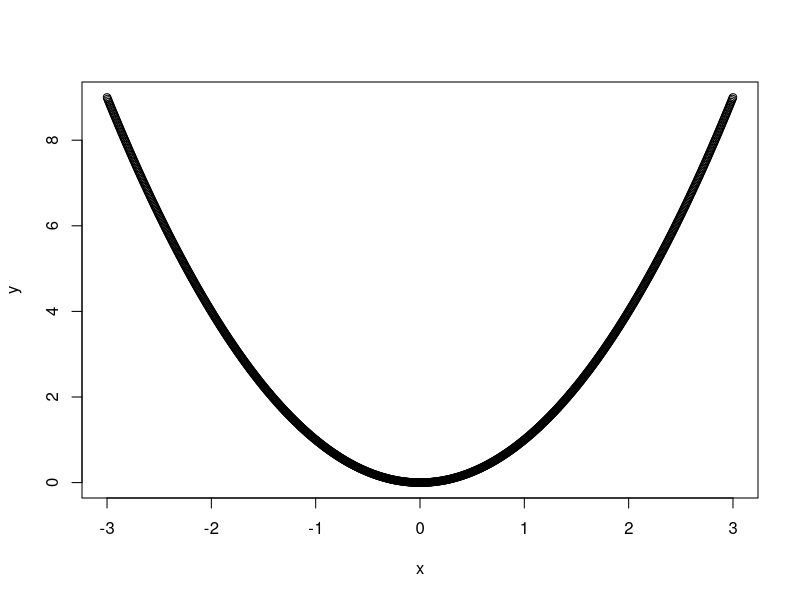
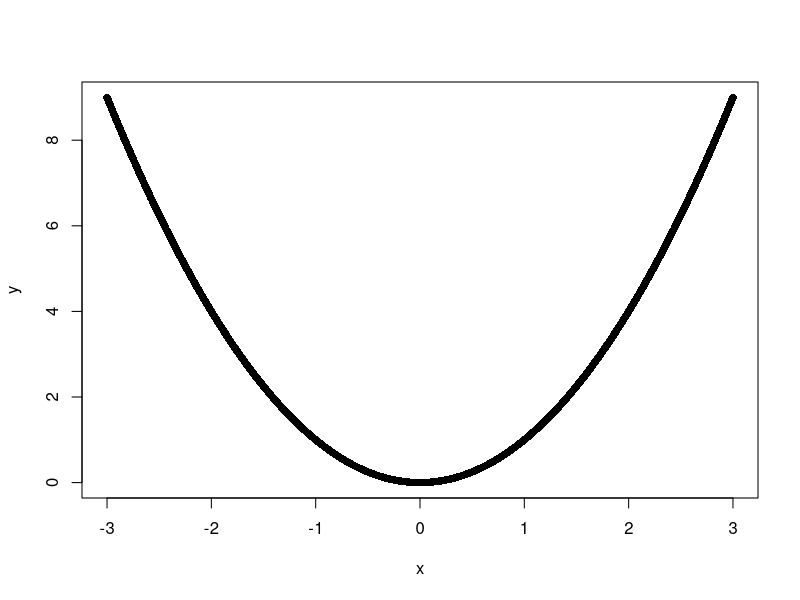
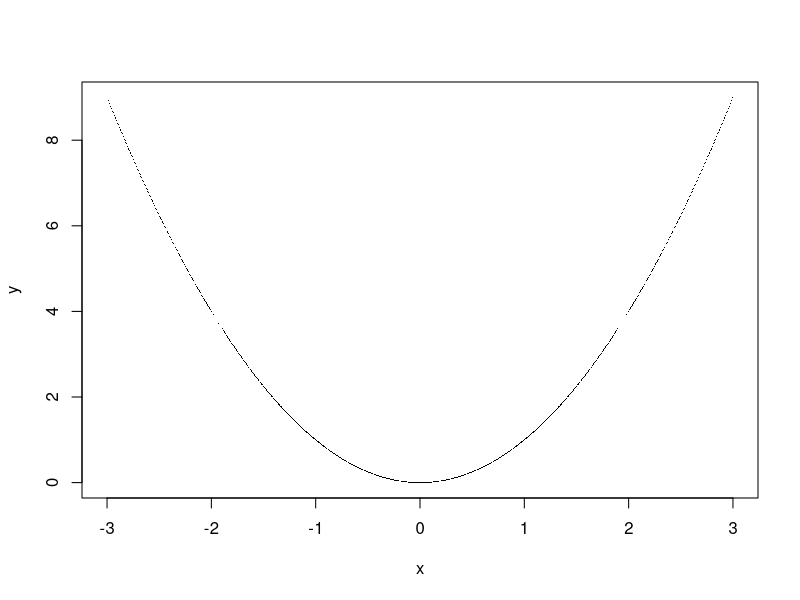
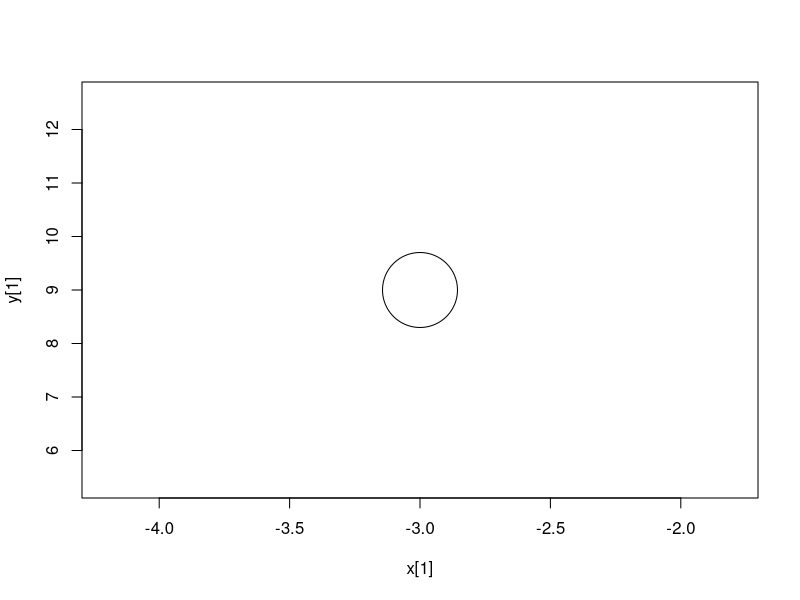
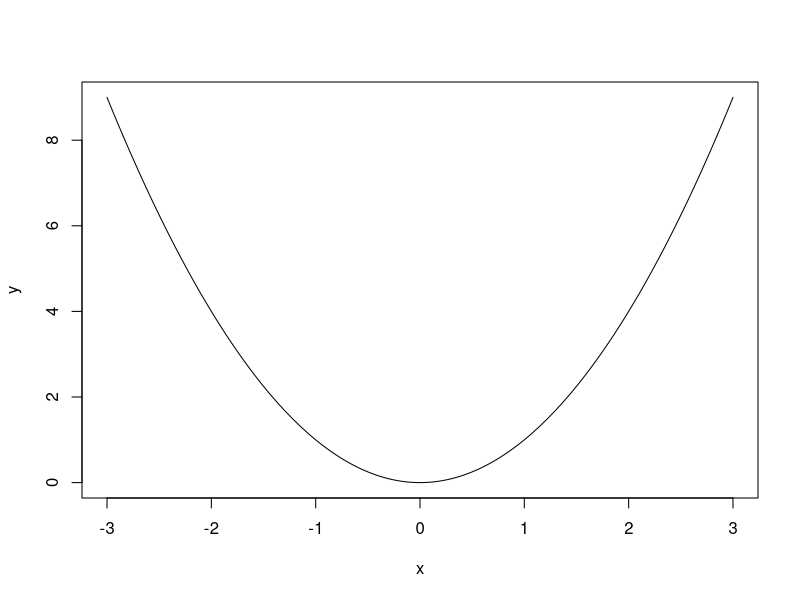
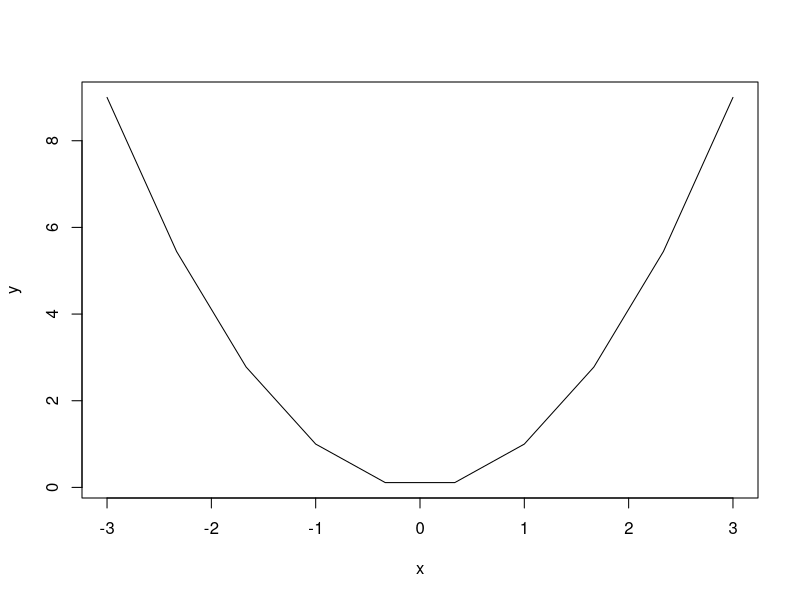
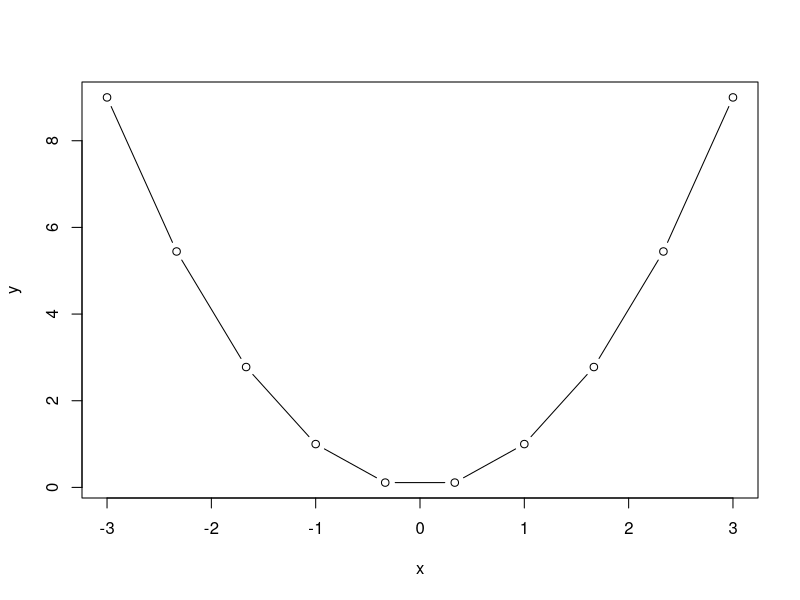
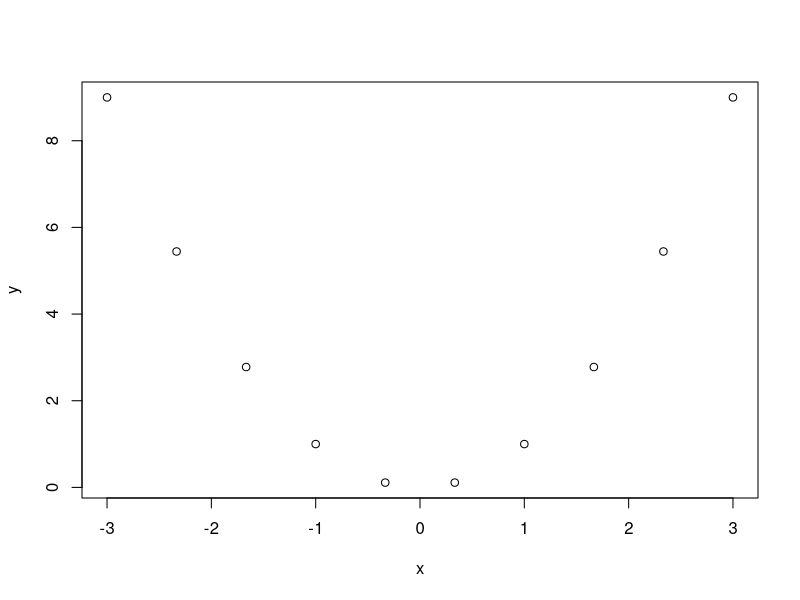

Recreate these plots in R, in order.
# # # # # # # # # # # # # # # # # # # # # # # # # # # # # # # # # # # # # # # # # # # # # # # # # # # # # # # # # # #
# GRAPHING FUNCTIONS

# What if we want to graph a nonlinear function?
# We basically fake it by graphing lots of tiny little line segments

# Let's graph x^2 over the interval (-3,3)
# First we calculate a ton of tiny little x-intervals

x = seq(-3, 3, length=1000)

# Now we calculate x^2 for all those points

y = x^2

# Now let's make a blank plot

plot( x, y )

# The points make the line look a bit thick.  We could adjust the points:

plot( x, y, pch=16 )
plot( x, y, pch=16, cex=0.1 )
plot( x[1], y[1], cex=10 ) #cex controls the size of the points

# Or, we could just use R's line plotting:

plot( x, y, type="l")

# What happens if we use fewer points?

x = seq(-3, 3, length=10)
y = x^2
plot( x, y, type="l")
plot( x, y, type="b") #b=both (i.e. for points and lines)
plot( x, y, type="p")

# We can add lines and points to current plots

plot( x, y, type="p")
lines( x, y )
plot( x, y, type="l")
points( x, y )
points( 0, 5 ) #can add points anywhere
points( -3, 0, pch=16, cex=3, col="blue" )
lines( c(-3,3), c(5,5), col="red", lty=2 )

# Sometimes it's useful to set up a blank grid and add points/lines to it.  This way, you can
# control the axes sizes manually.
plot(c(-5,5), c(0, 5), type="n", xlab="x", ylab="y") #type="n" means nothing (i.e. don't plot anything)


# QUESTION!  Make graphs of the functions:
#  x^3 - 4x + 1 and
#	7sin(x)
# over the interval (-2,2)
# Plot them on the same graph in different colors
# Make sure to add a legend (see ?legend) and label your axes.